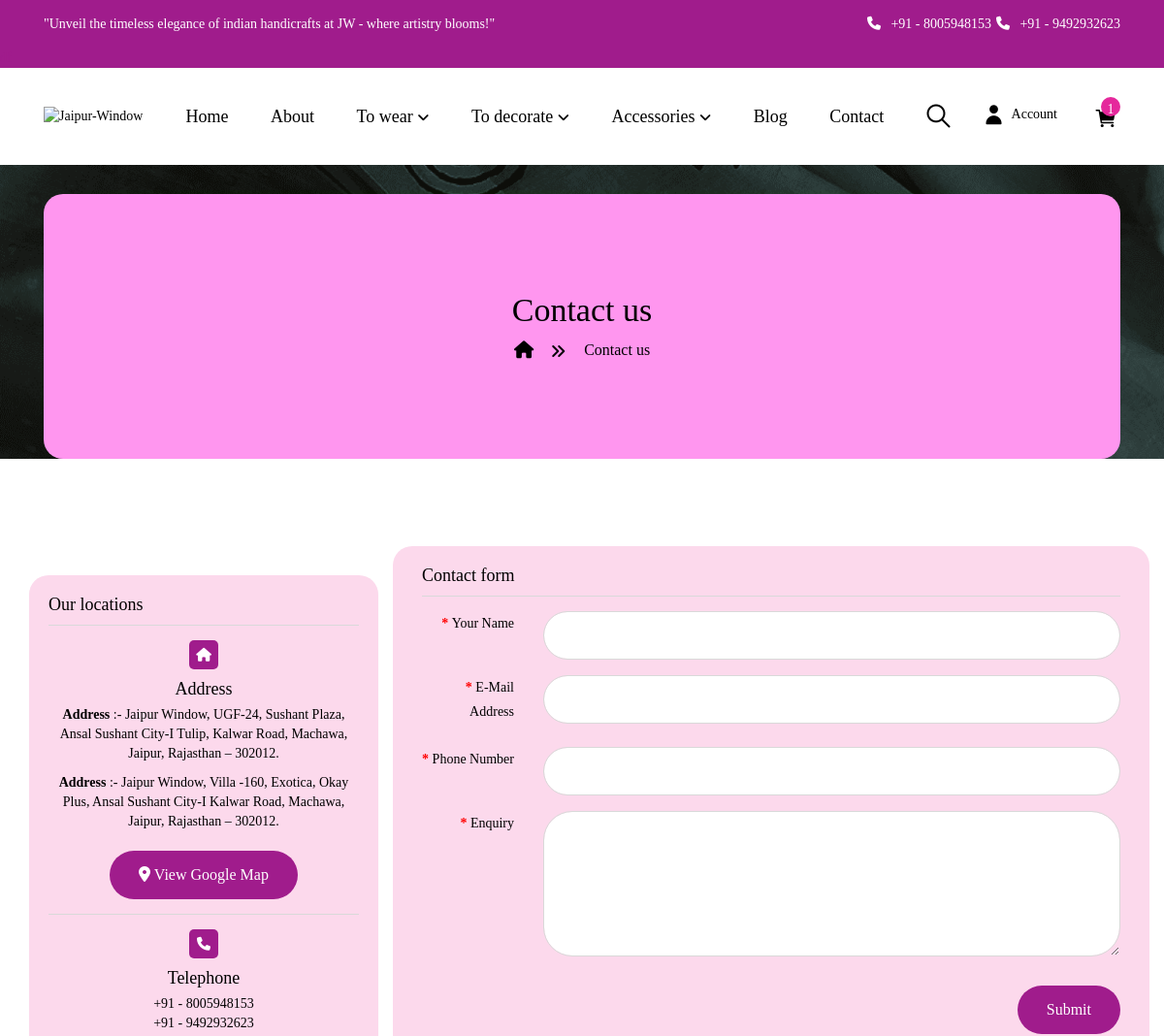
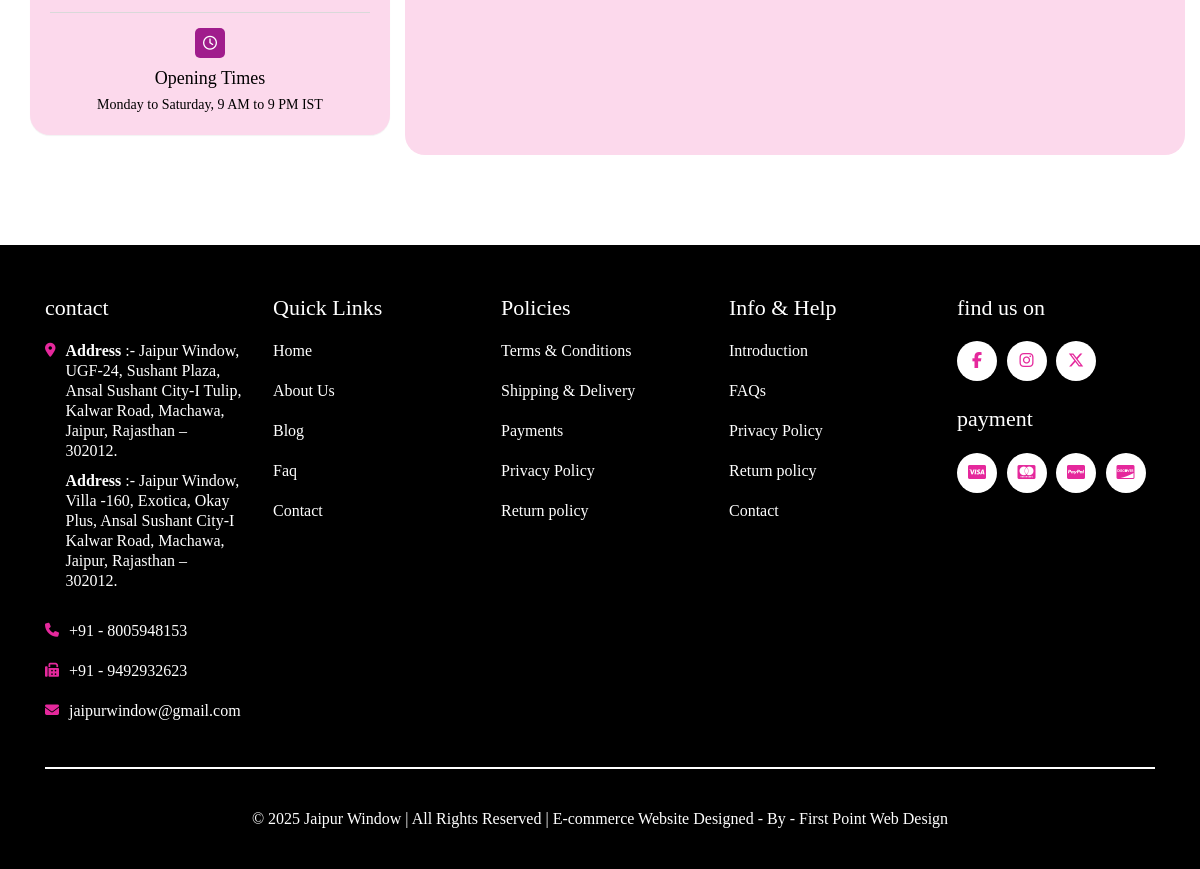
The page /contact.php (signed in) on the database its author committed (2 pictures, top to bottom).
### tables this page shows
CREATE TABLE `tbl_contact` (
  `id` int(11) NOT NULL,
  `heading` text NOT NULL,
  `address` text NOT NULL,
  `phone_no_1` text NOT NULL,
  `phone_no_2` text NOT NULL,
  `email` text NOT NULL,
  `shop_time` text NOT NULL,
  `map_links` text NOT NULL,
  `create_at` timestamp NOT NULL DEFAULT current_timestamp()
);

### contact.php (the view, shortened to what this page needs)
<?php
include('./admin/inc/config.php');
$statement = $pdo->prepare("SELECT * FROM tbl_contact WHERE id=1");
$statement->execute();
$result = $statement->fetchAll(PDO::FETCH_ASSOC);
foreach ($result as $row) {
    $heading = $row['heading'];
    $address = $row['address'];
    $phone_no_1 = $row['phone_no_1'];
    $phone_no_2 = $row['phone_no_2'];
    $map_links = $row['map_links'];
    $shop_time = $row['shop_time'];
}
?>
<!DOCTYPE HTML>
<html lang="en-US">
<head>
    <link rel="stylesheet" href="assets/css/bootstrap.min.css">
    <link rel="stylesheet" href="assets/css/owl.carousel.css" type="text/css" media="all" />
    <link rel="stylesheet" href="./assets/cdnjs.cloudflare.com/ajax/libs/font-awesome/6.1.1/css/all.min.css" />
    <link rel="stylesheet" href="assets/fonts/vipodha-font.css" type="text/css" media="all">
    <link rel="stylesheet" href="assets/css/style.css" type="text/css" media="all" />
    <link rel="stylesheet" href="assets/css/mycss.css" type="text/css" media="all" />
    <link rel="stylesheet" href="assets/css/common-page-style.css" type="text/css" media="all" />
    <link rel="stylesheet" href="assets/css/my-cart.css" type="text/css" media="all" />
    <link rel="stylesheet" href="assets/css/vipodha_megamenu.css">
    <link rel="stylesheet" href="https://cdnjs.cloudflare.com/ajax/libs/font-awesome/6.7.2/css/all.min.css" />
</head>
<body class="contactpage" style="background-image: url(./assets/images/banners/banner-main.jpeg); background-repeat: no-repeat; width: 100%; height: auto;  background-attachment: fixed; background-position: center; overflow-x: hidden !important">
    <?php include('include/header.php'); ?>
    <section>
        <div class="breadcrumb-main">
            <div class="container">
                <div class="breadcrumb-container">
                    <h2 class="page-title"><?= $heading; ?></h2>
                    <ul class="breadcrumb">
                        <li class="breadcrumb-item">
                            <a href="index.php">
                                <i class="fas fa-home"></i>
                            </a>
                        </li>
                        <li class="breadcrumb-item">
                            <a><?= $heading; ?></a>
                        </li>
                    </ul>
                </div>
            </div>
        </div>
    </section>
    <div class="Contact_Us">
        <div class="container">
            <div class="row">
                <div id="content" class="col">
                    <div class="row">
                        <div class="col-lg-4 col-md-4 col-sm-12 col-xs-12 contact-left">
                            <div class="panel panel-default" style="border-radius: 20px; background: #fcd9ec">
                                <div class="panel-body">
                                    <h2 class="contact-title">Our locations</h2>
                                    <div class="store-address">
                                        <i class="fa fa-home"></i>
                                        <div class="store-title">Address</div>
                                        <div class="store-detail"><?= $address; ?></div>
                                        <a href="<?= $map_links; ?>" target="_blank" class="btn btn-info"><i class="fa-solid fa-location-dot"></i> View
                                            Google Map</a>
                                    </div>
                                    <div class="store-telephone">
                                        <i class="fa fa-phone"></i>
                                        <div class="store-title">Telephone</div>
                                        <div class="store-detail"><a href="tel:+91<?= $phone_no_1; ?>">+91 - <?= $phone_no_1; ?></a></div>
                                        <div class="store-detail"><a href="tel:+91<?= $phone_no_2; ?>">+91 - <?= $phone_no_2; ?></a></div>
                                    </div>
                                    <div class="store-open">
                                        <i class="fa-regular fa-clock"></i>
                                        <div class="store-title">Opening Times</div>
                                        <div class="store-detail"><?= $shop_time; ?></div>
                                    </div>
                                </div>
                            </div>
                        </div>
                        <div class="col-lg-8 col-md-8 col-sm-12 col-xs-12 contact-right"
                            style="background-color:  #fcd9ec; padding: 20px 30px; border-radius: 20px;">
                            <form action="contact-email-send.php"
                                method="post" enctype="multipart/form-data" class="form-horizontal">
                                <fieldset>
                                    <legend class="contact-title">Contact form</legend>
                                    <div class="form-group required row">
                                        <label class="col-sm-2 control-label" for="input-name">Your Name</label>
                                        <div class="col-sm-10">
                                            <input type="text" id="input-name" name="name" class="form-control" required="">
                                        </div>
                                    </div>
                                    <div class="form-group required row">
                                        <label class="col-sm-2 control-label" for="input-email">E-Mail
                                            Address</label>
                                        <div class="col-sm-10">
                                            <input type="email" name="email" id="input-email" class="form-control" required="">
                                        </div>
                                    </div>
                                    <div class="form-group required row">
                                        <label class="col-sm-2 control-label" for="input-number">Phone Number</label>
                                        <div class="col-sm-10">
                                            <input type="number" name="phone" id="input-number" class="form-control" required="">
                                        </div>
                                    </div>
                                    <div class="form-group required row">
                                        <label class="col-sm-2 control-label" for="input-enquiry">Enquiry</label>
                                        <div class="col-sm-10">
                                            <textarea name="message" rows="10" id="input-enquiry" class="form-control"
                                                required=""></textarea>
                                        </div>
                                    </div>
                                </fieldset>
                                <div class="buttons clearfix">
                                    <div class="pull-right">
                                        <input class="btn btn-primary" type="submit" name="submit" value="Submit">
                                    </div>
                                </div>
                            </form>
                        </div>
                    </div>
                </div>
            </div>
        </div>
    </div>
    <?php include('include/footer.php'); ?>
    <link href="./assets/cdnjs.cloudflare.com/ajax/libs/animate.css/3.7.2/animate.min.css" rel="stylesheet" />
</body>
</html>

### include/footer.php (shortened to what this page needs)
<footer>
    <div class="container">
        <div class="footer-top">
            <div class="row">
                <div class="col-md-3">
                    <div class="position-footer-left">
                        <h5 class="toggled title">
                            contact
                        </h5>
                        <ul class="list-unstyled">
                            <?php
                            $statement = $pdo->prepare("SELECT * FROM tbl_contact WHERE id=1");
                            $statement->execute();
                            $result = $statement->fetchAll(PDO::FETCH_ASSOC);
                            foreach ($result as $row) {
                                $address = $row['address'];
                                $phone_no_1 = $row['phone_no_1'];
                                $phone_no_2 = $row['phone_no_2'];
                                $email = $row['email'];
                            }
                            ?>
                            <li>
                                <div class="site">
                                    <div class="contact_title"><i class="fa-solid fa-location-dot"></i></div>
                                    <div class="contact_site"><?= $address; ?></div>
                                </div>
                            </li>
                            <li>
                                <div class="phone">
                                    <div class="contact_title"><i class="fa fa-phone"></i></div>
                                    <div class="contact_site"><a href="tel:+91<?= $phone_no_1; ?>" class="contact_site">+91 - <?= $phone_no_1; ?></a></div>
                                </div>
                            </li>
                            <li>
                                <div class="fax">
                                    <div class="contact_title"><i class="fa fa-fax"></i></div>
                                    <div class="contact_site"><a href="tel:+91<?= $phone_no_2; ?>" class="contact_site">+91 - <?= $phone_no_2; ?></a></div>
                                </div>
                            </li>
                            <li>
                                <div class="email">
                                    <div class="contact_title"><i class="fa fa-envelope"></i></div>
                                    <div class="contact_site"><a href="mailto:<?= $email; ?>"
                                            class="contact_site"><?= $email; ?></a></div>
                                </div>
                            </li>
                        </ul>
                    </div>
                </div>
                <div class="col-md-3">
                    <h5 class="toggled">Quick Links</h5>
                    <ul class="list-unstyled">
                        <li><a href="index.php">Home</a></li>
                        <li><a href="about.php">About Us</a></li>
                        <li><a href="blog.php">Blog</a></li>
                         <li><a href="faq.php">Faq </a></li>
                        <li><a href="contact.php">Contact</a></li>
                    </ul>
                </div>
                <div class="col-md-3">
                    <h5 class="toggled">Policies</h5>
                    <ul class="list-unstyled">
                        <li><a href="terms-conditions.php">Terms & Conditions</a></li>
                        <li><a href="shipping-delivery.php">Shipping & Delivery</a></li>
                        <li><a href="payment-info.php">Payments</a></li>
                        <li><a href="privacy-policy.php">Privacy Policy</a></li>
                        <li><a href="return-policy.php">Return policy</a></li>
                    </ul>
                </div>
                <div class="col-md-3">
                    <h5 class="toggled">Info & Help</h5>
                    <ul class="list-unstyled">
                        <li><a href="about.php">Introduction</a></li>
                        <li><a href="index.php#faq">FAQs</a></li>
                        <li><a href="privacy-policy.php">Privacy Policy</a></li>
                        <li><a href="return-policy.php">Return policy</a></li>
                        <li><a href="contact.php">Contact</a></li>
                    </ul>
                </div>
                <div class="col-md-3">
                    <div class="position-footer-right">
                        <div class="follow-link">
                            <h4>find us on</h4>
                            <div class="social-media">
                                <a href=" https://www.facebook.com/JaipurWindow" target="_blank"><i class="fa-brands fa-facebook-f"></i></a>
                                <a href="https://www.instagram.com/JaipurWindow" target="_blank"><i class="fa-brands fa-instagram"></i></a>
                                <a href="https://x.com/jaipurwindow" target="_blank"><i class="fa-brands fa-x-twitter"></i></a>
                            </div>
                        </div>
                        <div class="payment-link">
                            <h4>payment</h4>
                            <div class="payment-method">
                                <a href="#"><i class="fa-brands fa-cc-visa"></i></a>
                                <a href="#"><i class="fa-brands fa-cc-mastercard"></i></a>
                                <a href="#"><i class="fa-brands fa-cc-paypal"></i></a>
                                <a href="#"><i class="fa-brands fa-cc-discover"></i></a>
                            </div>
                        </div>
                    </div>
                </div>
            </div>
        </div>
        <p class="copyright">© <?= date('Y'); ?> Jaipur Window | All Rights Reserved | <a href="https://firstpointwebdesign.com/" target="blank">E-commerce Website Designed </a> - By - <a href="https://firstpointwebdesign.com/" target="blank"> First Point Web Design</a></p>
    </div>
</footer>

### rows shown on the page
tbl_contact: heading "Contact us", address "Address :- Jaipur Window, UGF-24, Sushant Plaza, Ansal Sushant City-I Tulip, Kalwar Road, Machawa, Jaipur, Rajasthan – 302012. Address :- Jaipur Window, Villa -160, Exotica, Okay Plus, Ansal Sushant City-I Kalwar Road, Machawa, Jaipur, Rajasthan – 302012.", phone_no_1 "8005948153", phone_no_2 "9492932623", shop_time "Monday to Saturday, 9 AM to 9 PM IST", email "jaipurwindow@gmail.com"

### other values the page prints
$total_items "1"
